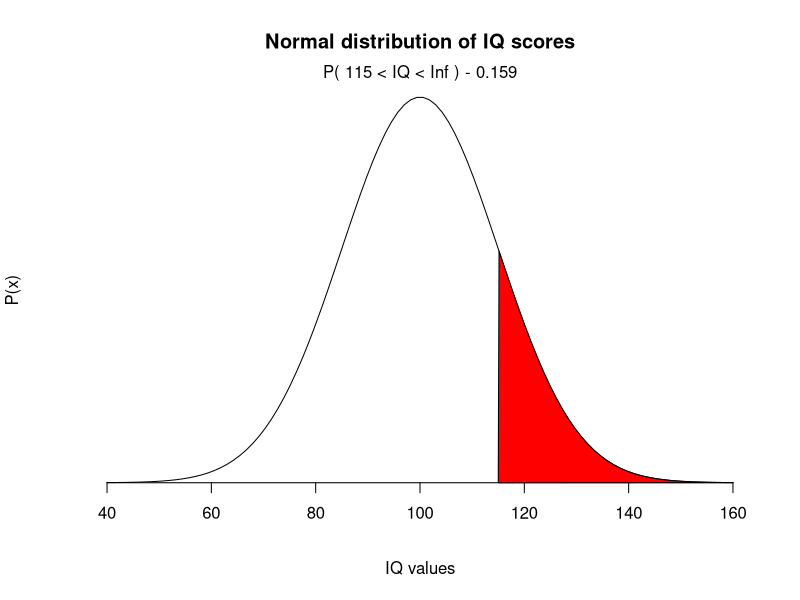

Write R code to recreate this figure.
# Graphing Probabilty Density Functions in R
# Example 1: Plotting the normal distribution of people's IQ scores - mean 100 and StDev 15; what percentage of people has an IQ score greater than 115?

# Define distribution parameters
mean1 = 100
standev1 = 15
# Define lower and upper bounds of region of interest
# 115=1Sigma; 130=2Sigma; 145=3Sigma - see normal distribution properties at https://www.statisticshowto.com/probability-and-statistics/normal-distributions/
lower1 = 115
upper1 = Inf

# Generate sqeuence of numbers and make normal distribution
# dnorm gives the probabilty density  for the normal distribution with mean equal to mean and standard deviation equal to sd
# dnorm(x, mean = 0, sd = 1, log = FALSE)
# where # where x vector of quantiles, p vector of probabilities
x1 <- seq(-4, 4, length = 100) * standev1 + mean1
prob1 <- dnorm(x1, mean1, standev1)

# Make plot and add probability distribution and axes labels
plot(x1, prob1, type="n", xlab="IQ values", ylab ="P(x)", main = "Normal distribution of IQ scores", axes = FALSE)
lines(x1, prob1)
axis(1, at=seq(40, 160, 20), pos = 0)

# Generate a Polygon for region of interest
i <- x1 >= lower1 & x1 <= upper1
polygon( c(lower1,x1[i], upper1), c(0, prob1[i],0), col= "red")

# Calculate area under the curve for region of interest and show result
# pnorm gives the distribution function  for the normal distribution with mean equal to mean and standard deviation equal to sd
# pnorm(q, mean = 0, sd = 1, lower.tail = TRUE, log.p = FALSE)
# where q vector of quantiles, p vector of probabilities
area1 <- 1 - pnorm(lower1, mean1, standev1)
results1 <- paste("P(", lower1, "< IQ <", upper1, ") -", signif(area1, digits = 3))
mtext(results1,3)
